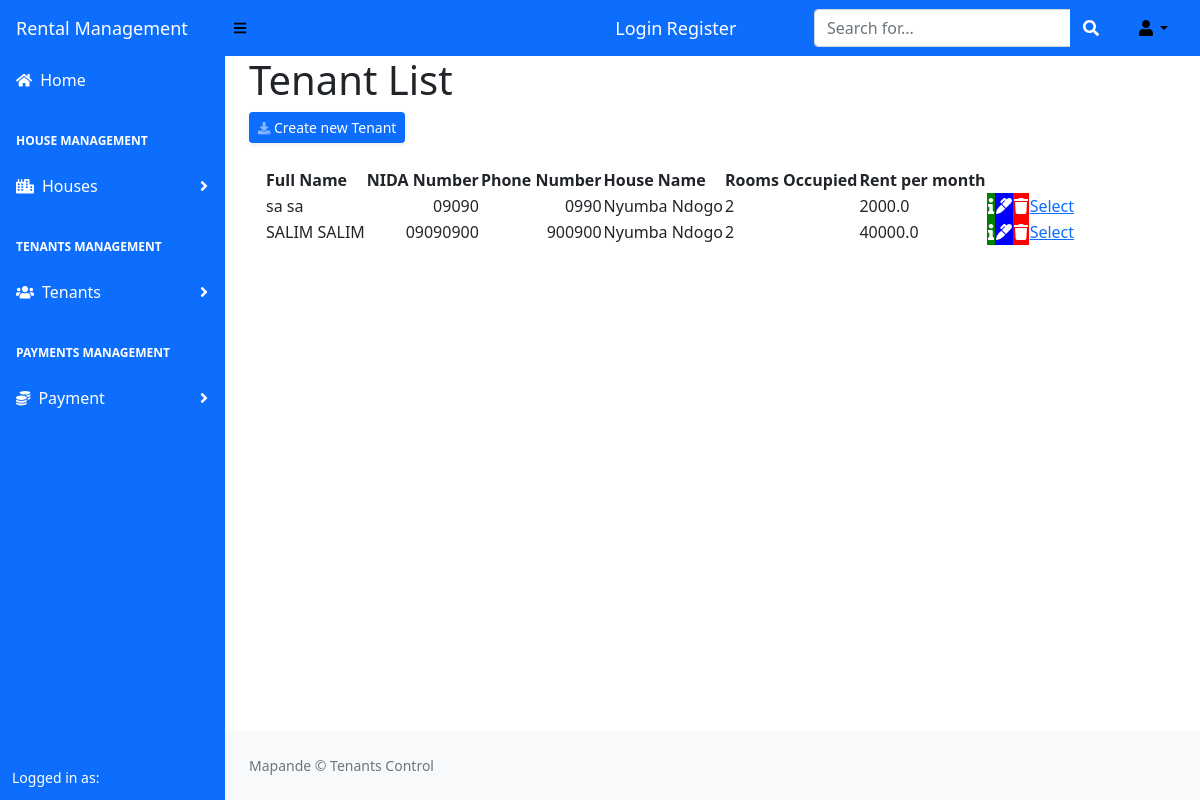
Before: /tenantlist with the older database file.
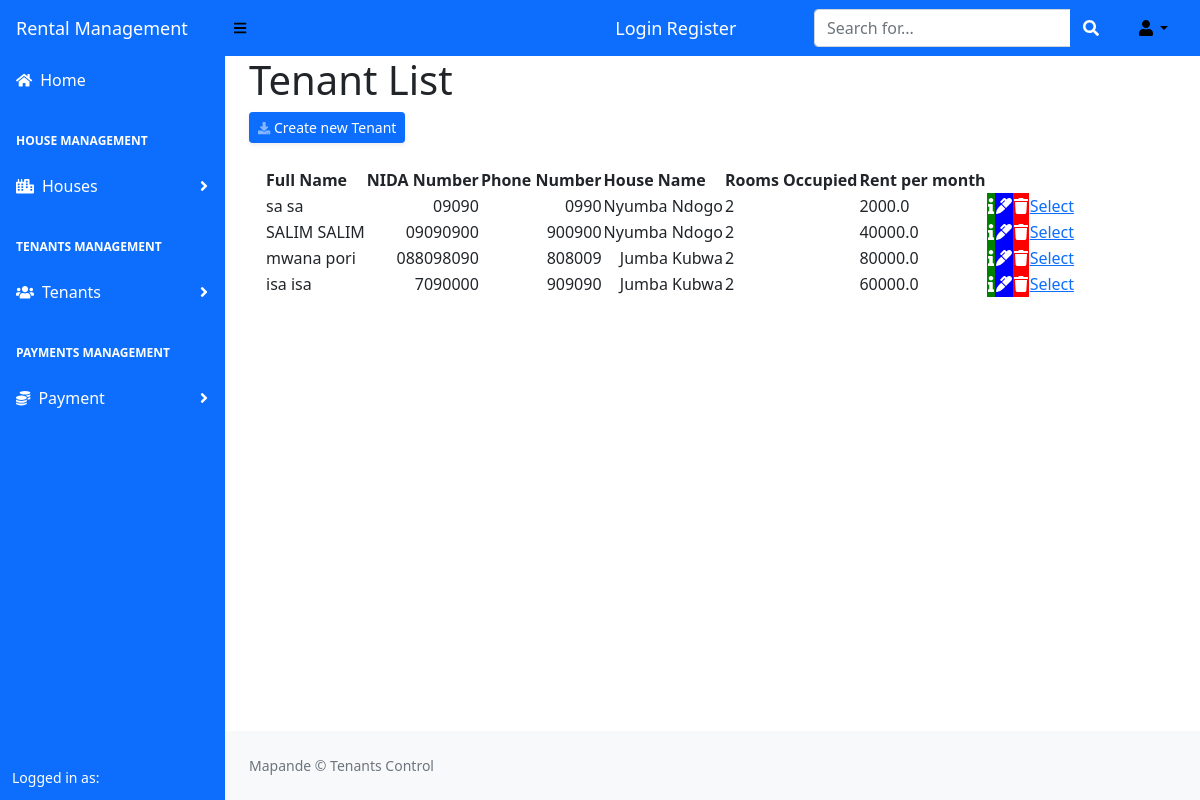
After: the same page with the newer database file.
### renting/models.py (models this page shows)
class Tenant(db.Model):
    __tablename__ = 'tenant'
    id = db.Column(db.Integer(), primary_key = True)
    first_name =  db.Column(db.String(length = 50), nullable = False)
    surname =  db.Column(db.String(length = 50), nullable = False)
    phone =  db.Column(db.String(length = 15), nullable = False)
    email = db.Column(db.String(length=50), nullable = True)
    nida = db.Column(db.String(length=50), nullable = True)
    house_id = db.Column(db.Integer(), nullable = True)
    image_path = db.Column(db.String(200), nullable=True)
    rent_per_month = db.Column(db.Float(), nullable = True)
    num_room_to_take = db.Column(db.Integer(), nullable = True)
    price_each_room = db.Column(db.Integer(), nullable = True)

class HouseProperty(db.Model):
    __tablename__ = 'house_property'
    id = db.Column(db.Integer(), autoincrement=True, primary_key = True)
    house_name = db.Column(db.String(length = 50), nullable = False)
    house_location = db.Column(db.String())
    floor_number = db.Column(db.Integer())
    number_of_room = db.Column(db.Integer())
    category = db.Column(db.String(length=30))

### renting/routes.py (the view)
@app.route('/tenantlist')
def tenant_list_page():
    results = db.session.query(Tenant, HouseProperty).filter(Tenant.house_id == HouseProperty.id).add_columns(Tenant.first_name,Tenant.surname,Tenant.nida,Tenant.num_room_to_take, Tenant.phone, Tenant.rent_per_month, HouseProperty.house_name,Tenant.id, Tenant.image_path)
    return render_template('tenantlist.html', results=results)

### renting/templates/tenantlist.html (shortened to what this page needs)
{% extends 'base.html' %}
{% block content %}
<div class="content-heading"><h1>Tenant List</h1></div>
<div class="row">
    <div class="col-lg-12 mb-2">
        <a href="{{url_for('lease_tenant')}}"
           class=" d-sm-inline-block btn btn-sm btn-primary shadow-sm"><i
                class="fas fa-download fa-sm text-white-50"></i> Create new Tenant</a>
    </div>
</div>
<div class="card-body">
    <table id="datatablesSimple">
        <thead>
            <tr>
                <th>Full Name </th>
                <th>NIDA Number</th>
                <th>Phone Number</th>
                <th>House Name</th>
                <th>Rooms Occupied</th>
                <th>Rent per month</th>
                <th></th>
                <th></th>
                <th></th>
            </tr>
        </thead>
        <tbody>
            {% for result in results %}
            <tr>
                <td>{{ result.first_name + ' ' + result.surname}}</td>
                <td style="text-align: right;">{{ result.nida }}</td>
                <td style="text-align: right;">{{ result.phone }}</td>
                <td style="text-align: right;">{{ result.house_name }}</td>
                <td>{{ result.num_room_to_take }}</td>
                <td>{{ result.rent_per_month }}</td>
                <td style="background-color: green;"><a href="/#/{{ result.id }}" ><span class="fa fa-info" style="font-size: 16px; color: white;" data-bs-toggle="tooltip" data-bs-placement="top" title="Info"></span></a> </td>
                <td style="background-color: blue;"><a href="/updatetenant/{{ result.id }}"> <span class="fa fa-marker" style='font-size:16px;color:white;' color="&#xf044;" data-bs-toggle="tooltip" data-bs-placement="top" title="Edit"></span></a> </td>
                <td style="background-color: red;"><a href="/confirmdeletetenant/{{ result.id }}"> <span class="fa fa-trash" style='font-size:16px;color:white;' data-bs-toggle="tooltip" data-bs-placement="top" title="Delete"></span></a> </td>
                <td><a href="#">Select</a> </td>
            </tr>
            {% endfor %}
        </tbody>
    </table>
 </div>
{% endblock %}

### renting/templates/base.html (shortened to what this page needs)
<!DOCTYPE html>
<html lang="en">
    <head>
        <link href="{{url_for('static', filename='css/styles.css')}}" rel="stylesheet" />
        <link rel="stylesheet" href="//code.jquery.com/ui/1.13.0/themes/base/jquery-ui.css">
    </head>
    <body>
        <nav class="sb-topnav navbar navbar-expand navbar-primary bg-primary">
            <a class="navbar-brand ps-3" href="{{ url_for('home_page')}}" style="font-size: large; color:white;">Rental Management</a>
            <button class="btn btn-link btn-sm order-1 order-lg-0 me-4 me-lg-0" id="sidebarToggle" href="#!" style="color: black;"><i class="fas fa-bars"></i></button>
            {% if current_user.is_authenticated %}
                <span class="navbar-text" style="margin-left: 30%;">
                 <a class="nav-item" style="text-decoration: none; font-size: large;color: white;"> Welcome {{ current_user.username }}</a>
                <a class="nav-item" style="text-decoration: none; font-size: large; color: white;" href="{{ url_for('logout_page') }}"> Logout</a>
               </span>
             {% else %}
             <span class="navbar-text" style="margin-left: 30%;">
                  <a class="nav-item" style='text-decoration: none; font-size: large; color: white;' id="login-user" href="{{ url_for('login_page') }}"> Login</a>
                  <a class="nav-item" style="text-decoration: none; font-size: large; color: white;" id="register-user" href="{{ url_for('register_page')}}"> Register</a>
               </span>
             {% endif %}
            <form class="d-none d-md-inline-block form-inline ms-auto me-0 me-md-3 my-2 my-md-0">
                <div class="input-group">
                    <input class="form-control" type="text" placeholder="Search for..." aria-label="Search for..." aria-describedby="btnNavbarSearch" />
                    <button class="btn btn-primary" id="btnNavbarSearch" type="button"><i class="fas fa-search"></i></button>
                </div>
            </form>
            <ul class="navbar-nav ms-auto ms-md-0 me-3 me-lg-4">
                <li class="nav-item dropdown">
                    <a class="nav-link dropdown-toggle" id="navbarDropdown" href="#" role="button" data-bs-toggle="dropdown" aria-expanded="false" style="color: black;"><i class="fas fa-user fa-fw" style="color:black;"></i></a>
                </li>
            </ul>
        </nav>
        <div id="layoutSidenav">
            <div id="layoutSidenav_nav">
                <nav class="sb-sidenav accordion sb-sidenav-primary bg-primary" id="sidenavAccordion">
                    <div class="sb-sidenav-menu">
                        <div class="nav">
                            <a class="nav-link" href="{{url_for('home_page')}}" style="color: white;">
                                <div class="sb-nav-link-icon"><i class="fas fa-home" style="color:white;"></i></div>
                                Home
                            </a>
                            <div class="sb-sidenav-menu-heading" style="color: white;">House Management</div>
                            <a class="nav-link collapsed" href="#" data-bs-toggle="collapse" data-bs-target="#collapseLayouts" aria-expanded="false" aria-controls="collapseLayouts" style="color:white;">
                                <div class="sb-nav-link-icon"><i class="fas fa-city" style="color: white;"></i></div>
                                Houses
                                <div class="sb-sidenav-collapse-arrow"><i class="fas fa-angle-down"></i></div>
                            </a>
                            <div class="sb-sidenav-menu-heading" style="color: white;">Tenants Management</div>
                            <a class="nav-link collapsed" href="#" data-bs-toggle="collapse" data-bs-target="#collapsePages" aria-expanded="false" aria-controls="collapsePages" style="color:white;">
                                <div class="sb-nav-link-icon"><i class="fas fa-users" style="color:white;"></i></div>
                                Tenants
                                <div class="sb-sidenav-collapse-arrow"><i class="fas fa-angle-down"></i></div>
                            </a>
                            <div class="sb-sidenav-menu-heading" style="color: white;">Payments Management</div>
                            <a class="nav-link collapsed" href="#" data-bs-toggle="collapse" data-bs-target="#PaymentCollapse" aria-expanded="false" aria-controls="collapsePages" style="color:white;">
                                <div class="sb-nav-link-icon"><i class="fas fa-coins" style="color:white;"></i></div>
                                Payment
                                <div class="sb-sidenav-collapse-arrow"><i class="fas fa-angle-down"></i></div>
                            </a>
                        </div>
                    </div>
                    <div class="sb-sidenav-footer" style="color: white;">
                        <div class="small">Logged in as:</div>
                    </div>
                </nav>
            </div>
            <div id="layoutSidenav_content">
                <main>
                    <div class="container-fluid px-4">
                        {% block content %}
                        {% endblock%}
                    </div>
                </main>
                <footer class="py-4 bg-light mt-auto">
                    <div class="container-fluid px-4">
                        <div class="d-flex align-items-center justify-content-between small">
                            <div class="text-muted">Mapande &copy; Tenants Control {{year}}</div>
                        </div>
                    </div>
                </footer>
            </div>
        </div>
    </body>
</html>

Changed rows visible on the page:
added Tenant: first_name+surname "mwana pori", nida "088098090", phone "808009", house_name "Jumba Kubwa", num_room_to_take "2", rent_per_month "80000.0"
added Tenant: first_name+surname "isa isa", nida "7090000", phone "909090", house_name "Jumba Kubwa", num_room_to_take "2", rent_per_month "60000.0"
